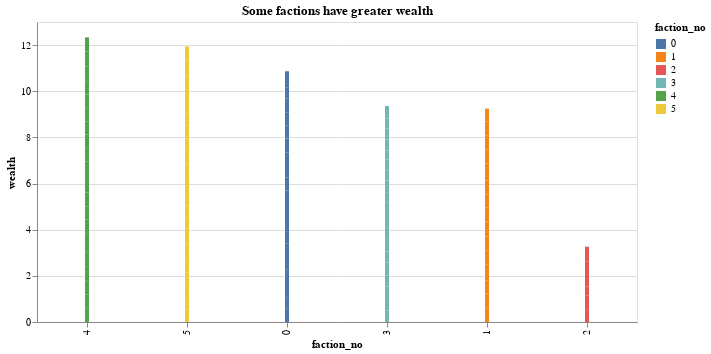

The cell this chart's notebook holds for it:
### Code cell
chart.encode(
            x=alt.X('faction_no:N', sort='-y'),
            y='wealth',
        
            color='faction_no:N').properties(title='Some factions have greater wealth')

### Figure 1 — Vega-Lite specification as saved in the notebook (floating-point values rounded to 4 significant figures)
{"config": {"view": {"continuousWidth": 400, "continuousHeight": 300}}, "data": {"name": "data-2438c41e277667adf8044c5d1604025a"}, "mark": {"type": "bar", "size": 4}, "encoding": {"color": {"type": "nominal", "field": "faction_no"}, "x": {"type": "nominal", "field": "faction_no", "sort": "-y"}, "y": {"type": "quantitative", "field": "wealth"}}, "title": "Some factions have greater wealth", "width": 600, "$schema": "https://vega.github.io/schema/vega-lite/v4.8.1.json", "datasets": {"data-2438c41e277667adf8044c5d1604025a": [{"index": 0, "conformity": 0.457, "literacy": 0.74, "aggression": 0.58, "constitution": 0.228, "faction_no": 0, "industry": 0.404, "wealth": 0.572, "target_score": -0.037}, {"index": 1, "conformity": 0.268, "literacy": 0.651, "aggression": 0.516, "constitution": 0.473, "faction_no": 4, "industry": 0.4945, "wealth": 0.5727, "target_score": 0.216}, {"index": 2, "conformity": 0.181, "literacy": 0.689, "aggression": 0.637, "constitution": 0.478, "faction_no": 4, "industry": 0.5575, "wealth": 0.6232, "target_score": 0.182}, {"index": 3, "conformity": 0.2, "literacy": 0.826, "aggression": 0.435, "constitution": 0.387, "faction_no": 4, "industry": 0.411, "wealth": 0.6185, "target_score": 0.365}, {"index": 4, "conformity": 0.561, "literacy": 0.642, "aggression": 0.443, "constitution": 0.475, "faction_no": 5, "industry": 0.459, "wealth": 0.5505, "target_score": -0.004}, {"index": 5, "conformity": 0.073, "literacy": 0.706, "aggression": 0.344, "constitution": 0.666, "faction_no": 4, "industry": 0.505, "wealth": 0.6055, "target_score": 0.583}, {"index": 6, "conformity": 0.569, "literacy": 0.592, "aggression": 0.498, "constitution": 0.309, "faction_no": 5, "industry": 0.4035, "wealth": 0.4977, "target_score": -0.067}, {"index": 7, "conformity": 0.404, "literacy": 0.807, "aggression": 0.474, "constitution": 0.37, "faction_no": 1, "industry": 0.422, "wealth": 0.6145, "target_score": 0.122}, {"index": 8, "conformity": 0.502, "literacy": 0.629, "aggression": 0.517, "constitution": 0.25, "faction_no": 0, "industry": 0.3835, "wealth": 0.5062, "target_score": -0.019}, {"index": 9, "conformity": 0.42, "literacy": 0.608, "aggression": 0.617, "constitution": 0.265, "faction_no": 0, "industry": 0.441, "wealth": 0.5245, "target_score": -0.037}, {"index": 10, "conformity": 0.247, "literacy": 0.543, "aggression": 0.447, "constitution": 0.416, "faction_no": 3, "industry": 0.4315, "wealth": 0.4873, "target_score": 0.306}, {"index": 11, "conformity": 0.309, "literacy": 0.759, "aggression": 0.673, "constitution": 0.399, "faction_no": 4, "industry": 0.536, "wealth": 0.6475, "target_score": 0.018}, {"index": 12, "conformity": 0.411, "literacy": 0.827, "aggression": 0.736, "constitution": 0.244, "faction_no": 0, "industry": 0.49, "wealth": 0.6585, "target_score": -0.147}, {"index": 13, "conformity": 0.289, "literacy": 0.714, "aggression": 0.723, "constitution": 0.251, "faction_no": 0, "industry": 0.487, "wealth": 0.6005, "target_score": -0.012}, {"index": 14, "conformity": 0.338, "literacy": 0.55, "aggression": 0.5, "constitution": 0.456, "faction_no": 3, "industry": 0.478, "wealth": 0.514, "target_score": 0.162}, {"index": 15, "conformity": 0.307, "literacy": 0.693, "aggression": 0.328, "constitution": 0.44, "faction_no": 3, "industry": 0.384, "wealth": 0.5385, "target_score": 0.365}, {"index": 16, "conformity": 0.58, "literacy": 0.629, "aggression": 0.529, "constitution": 0.404, "faction_no": 5, "industry": 0.4665, "wealth": 0.5477, "target_score": -0.109}, {"index": 17, "conformity": 0.407, "literacy": 0.534, "aggression": 0.469, "constitution": 0.403, "faction_no": 3, "industry": 0.436, "wealth": 0.485, "target_score": 0.124}, {"index": 18, "conformity": 0.529, "literacy": 0.602, "aggression": 0.544, "constitution": 0.433, "faction_no": 5, "industry": 0.4885, "wealth": 0.5453, "target_score": -0.073}, {"index": 19, "conformity": 0.394, "literacy": 0.786, "aggression": 0.462, "constitution": 0.444, "faction_no": 1, "industry": 0.453, "wealth": 0.6195, "target_score": 0.144}, {"index": 20, "conformity": 0.473, "literacy": 0.778, "aggression": 0.433, "constitution": 0.514, "faction_no": 5, "industry": 0.4735, "wealth": 0.6258, "target_score": 0.094}, {"index": 21, "conformity": 0.408, "literacy": 0.788, "aggression": 0.294, "constitution": 0.345, "faction_no": 1, "industry": 0.3195, "wealth": 0.5537, "target_score": 0.298}, {"index": 22, "conformity": 0.356, "literacy": 0.672, "aggression": 0.459, "constitution": 0.4, "faction_no": 3, "industry": 0.4295, "wealth": 0.5508, "target_score": 0.185}, {"index": 23, "conformity": 0.299, "literacy": 0.54, "aggression": 0.603, "constitution": 0.547, "faction_no": 2, "industry": 0.575, "wealth": 0.5575, "target_score": 0.098}, {"index": 24, "conformity": 0.212, "literacy": 0.929, "aggression": 0.652, "constitution": 0.496, "faction_no": 4, "industry": 0.574, "wealth": 0.7515, "target_score": 0.136}, {"index": 25, "conformity": 0.443, "literacy": 0.642, "aggression": 0.538, "constitution": 0.305, "faction_no": 0, "industry": 0.4215, "wealth": 0.5317, "target_score": 0.019}, {"index": 26, "conformity": 0.402, "literacy": 0.907, "aggression": 0.455, "constitution": 0.581, "faction_no": 1, "industry": 0.518, "wealth": 0.7125, "target_score": 0.143}, {"index": 27, "conformity": 0.423, "literacy": 0.837, "aggression": 0.241, "constitution": 0.431, "faction_no": 1, "industry": 0.336, "wealth": 0.5865, "target_score": 0.336}, {"index": 28, "conformity": 0.476, "literacy": 0.553, "aggression": 0.428, "constitution": 0.409, "faction_no": 3, "industry": 0.4185, "wealth": 0.4858, "target_score": 0.096}, {"index": 29, "conformity": 0.451, "literacy": 0.826, "aggression": 0.498, "constitution": 0.337, "faction_no": 1, "industry": 0.4175, "wealth": 0.6218, "target_score": 0.051}, {"index": 30, "conformity": 0.475, "literacy": 0.694, "aggression": 0.556, "constitution": 0.409, "faction_no": 5, "industry": 0.4825, "wealth": 0.5882, "target_score": -0.031}, {"index": 31, "conformity": 0.554, "literacy": 0.762, "aggression": 0.458, "constitution": 0.483, "faction_no": 5, "industry": 0.4705, "wealth": 0.6162, "target_score": -0.012}, {"index": 32, "conformity": 0.345, "literacy": 0.655, "aggression": 0.508, "constitution": 0.348, "faction_no": 3, "industry": 0.428, "wealth": 0.5415, "target_score": 0.147}, {"index": 33, "conformity": 0.375, "literacy": 0.926, "aggression": 0.396, "constitution": 0.338, "faction_no": 1, "industry": 0.367, "wealth": 0.6465, "target_score": 0.229}, {"index": 34, "conformity": 0.387, "literacy": 0.661, "aggression": 0.353, "constitution": 0.361, "faction_no": 3, "industry": 0.357, "wealth": 0.509, "target_score": 0.26}, {"index": 35, "conformity": 0.064, "literacy": 0.766, "aggression": 0.528, "constitution": 0.44, "faction_no": 4, "industry": 0.484, "wealth": 0.625, "target_score": 0.408}, {"index": 36, "conformity": 0.249, "literacy": 0.654, "aggression": 0.513, "constitution": 0.394, "faction_no": 4, "industry": 0.4535, "wealth": 0.5537, "target_score": 0.238}, {"index": 37, "conformity": 0.415, "literacy": 0.684, "aggression": 0.545, "constitution": 0.272, "faction_no": 0, "industry": 0.4085, "wealth": 0.5463, "target_score": 0.04}, {"index": 38, "conformity": 0.503, "literacy": 0.663, "aggression": 0.641, "constitution": 0.314, "faction_no": 0, "industry": 0.4775, "wealth": 0.5703, "target_score": -0.144}, {"index": 39, "conformity": 0.311, "literacy": 0.606, "aggression": 0.512, "constitution": 0.389, "faction_no": 3, "industry": 0.4505, "wealth": 0.5282, "target_score": 0.177}, {"index": 40, "conformity": 0.745, "literacy": 0.899, "aggression": 0.272, "constitution": 0.38, "faction_no": 1, "industry": 0.326, "wealth": 0.6125, "target_score": -0.017}, {"index": 41, "conformity": 0.484, "literacy": 0.681, "aggression": 0.423, "constitution": 0.563, "faction_no": 5, "industry": 0.493, "wealth": 0.587, "target_score": 0.093}, {"index": 42, "conformity": 0.411, "literacy": 0.755, "aggression": 0.434, "constitution": 0.314, "faction_no": 1, "industry": 0.374, "wealth": 0.5645, "target_score": 0.155}, {"index": 43, "conformity": 0.332, "literacy": 0.891, "aggression": 0.281, "constitution": 0.342, "faction_no": 1, "industry": 0.3115, "wealth": 0.6013, "target_score": 0.387}, {"index": 44, "conformity": 0.441, "literacy": 0.762, "aggression": 0.642, "constitution": 0.239, "faction_no": 0, "industry": 0.4405, "wealth": 0.6013, "target_score": -0.083}, {"index": 45, "conformity": 0.349, "literacy": 0.646, "aggression": 0.49, "constitution": 0.422, "faction_no": 3, "industry": 0.456, "wealth": 0.551, "target_score": 0.161}, {"index": 46, "conformity": 0.324, "literacy": 0.538, "aggression": 0.641, "constitution": 0.62, "faction_no": 2, "industry": 0.6305, "wealth": 0.5843, "target_score": 0.035}, {"index": 47, "conformity": 0.215, "literacy": 0.483, "aggression": 0.305, "constitution": 0.468, "faction_no": 3, "industry": 0.3865, "wealth": 0.4347, "target_score": 0.48}, {"index": 48, "conformity": 0.521, "literacy": 0.642, "aggression": 0.423, "constitution": 0.277, "faction_no": 5, "industry": 0.35, "wealth": 0.496, "target_score": 0.056}, {"index": 49, "conformity": 0.307, "literacy": 0.688, "aggression": 0.61, "constitution": 0.468, "faction_no": 4, "industry": 0.539, "wealth": 0.6135, "target_score": 0.083}, {"index": 50, "conformity": 0.71, "literacy": 0.656, "aggression": 0.397, "constitution": 0.449, "faction_no": 5, "industry": 0.423, "wealth": 0.5395, "target_score": -0.107}, {"index": 51, "conformity": 0.437, "literacy": 0.977, "aggression": 0.504, "constitution": 0.48, "faction_no": 1, "industry": 0.492, "wealth": 0.7345, "target_score": 0.059}, {"index": 52, "conformity": 0.441, "literacy": 0.696, "aggression": 0.647, "constitution": 0.323, "faction_no": 0, "industry": 0.485, "wealth": 0.5905, "target_score": -0.088}, {"index": 53, "conformity": 0.464, "literacy": 0.893, "aggression": 0.43, "constitution": 0.255, "faction_no": 1, "industry": 0.3425, "wealth": 0.6178, "target_score": 0.106}, {"index": 54, "conformity": 0.493, "literacy": 0.701, "aggression": 0.532, "constitution": 0.277, "faction_no": 0, "industry": 0.4045, "wealth": 0.5527, "target_score": -0.025}, {"index": 55, "conformity": 0.61, "literacy": 0.712, "aggression": 0.548, "constitution": 0.448, "faction_no": 5, "industry": 0.498, "wealth": 0.605, "target_score": -0.158}, {"index": 56, "conformity": 0.413, "literacy": 0.677, "aggression": 0.379, "constitution": 0.316, "faction_no": 3, "industry": 0.3475, "wealth": 0.5123, "target_score": 0.208}, {"index": 57, "conformity": 0.393, "literacy": 0.663, "aggression": 0.487, "constitution": 0.218, "faction_no": 0, "industry": 0.3525, "wealth": 0.5078, "target_score": 0.12}, {"index": 58, "conformity": 0.357, "literacy": 0.318, "aggression": 0.513, "constitution": 0.449, "faction_no": 2, "industry": 0.481, "wealth": 0.3995, "target_score": 0.13}, {"index": 59, "conformity": 0.431, "literacy": 0.607, "aggression": 0.366, "constitution": 0.145, "faction_no": 3, "industry": 0.2555, "wealth": 0.4313, "target_score": 0.203}, {"index": 60, "conformity": 0.569, "literacy": 0.728, "aggression": 0.504, "constitution": 0.568, "faction_no": 5, "industry": 0.536, "wealth": 0.632, "target_score": -0.073}, {"index": 61, "conformity": 0.229, "literacy": 0.549, "aggression": 0.464, "constitution": 0.347, "faction_no": 3, "industry": 0.4055, "wealth": 0.4773, "target_score": 0.307}, {"index": 62, "conformity": 0.209, "literacy": 0.903, "aggression": 0.571, "constitution": 0.475, "faction_no": 4, "industry": 0.523, "wealth": 0.713, "target_score": 0.22}, {"index": 63, "conformity": 0.495, "literacy": 0.695, "aggression": 0.535, "constitution": 0.546, "faction_no": 5, "industry": 0.5405, "wealth": 0.6178, "target_score": -0.03}, {"index": 64, "conformity": 0.438, "literacy": 0.736, "aggression": 0.434, "constitution": 0.431, "faction_no": 1, "industry": 0.4325, "wealth": 0.5842, "target_score": 0.128}, {"index": 65, "conformity": 0.577, "literacy": 0.678, "aggression": 0.359, "constitution": 0.291, "faction_no": 5, "industry": 0.325, "wealth": 0.5015, "target_score": 0.064}, {"index": 66, "conformity": 0.365, "literacy": 0.733, "aggression": 0.569, "constitution": 0.259, "faction_no": 0, "industry": 0.414, "wealth": 0.5735, "target_score": 0.066}, {"index": 67, "conformity": 0.357, "literacy": 0.703, "aggression": 0.593, "constitution": 0.86, "faction_no": 2, "industry": 0.7265, "wealth": 0.7147, "target_score": 0.05}, {"index": 68, "conformity": 0.486, "literacy": 0.59, "aggression": 0.634, "constitution": 0.412, "faction_no": 5, "industry": 0.523, "wealth": 0.5565, "target_score": -0.12}, {"index": 69, "conformity": 0.454, "literacy": 0.692, "aggression": 0.681, "constitution": 0.406, "faction_no": 0, "industry": 0.5435, "wealth": 0.6178, "target_score": -0.135}, {"index": 70, "conformity": 0.269, "literacy": 0.744, "aggression": 0.49, "constitution": 0.514, "faction_no": 4, "industry": 0.502, "wealth": 0.623, "target_score": 0.241}, {"index": 71, "conformity": 0.545, "literacy": 0.708, "aggression": 0.549, "constitution": 0.242, "faction_no": 0, "industry": 0.3955, "wealth": 0.5517, "target_score": -0.094}, {"index": 72, "conformity": 0.149, "literacy": 0.487, "aggression": 0.432, "constitution": 0.173, "faction_no": 3, "industry": 0.3025, "wealth": 0.3947, "target_score": 0.419}, {"index": 73, "conformity": 0.452, "literacy": 0.561, "aggression": 0.364, "constitution": 0.592, "faction_no": 5, "industry": 0.478, "wealth": 0.5195, "target_score": 0.184}, {"index": 74, "conformity": 0.403, "literacy": 0.705, "aggression": 0.625, "constitution": 0.299, "faction_no": 0, "industry": 0.462, "wealth": 0.5835, "target_score": -0.028}, {"index": 75, "conformity": 0.542, "literacy": 0.691, "aggression": 0.45, "constitution": 0.367, "faction_no": 5, "industry": 0.4085, "wealth": 0.5497, "target_score": 0.008}, {"index": 76, "conformity": 0.438, "literacy": 0.816, "aggression": 0.447, "constitution": 0.373, "faction_no": 1, "industry": 0.41, "wealth": 0.613, "target_score": 0.115}, {"index": 77, "conformity": 0.586, "literacy": 0.796, "aggression": 0.374, "constitution": 0.286, "faction_no": 1, "industry": 0.33, "wealth": 0.563, "target_score": 0.04}, {"index": 78, "conformity": 0.13, "literacy": 0.726, "aggression": 0.443, "constitution": 0.331, "faction_no": 4, "industry": 0.387, "wealth": 0.5565, "target_score": 0.427}, {"index": 79, "conformity": 0.337, "literacy": 0.769, "aggression": 0.49, "constitution": 0.46, "faction_no": 4, "industry": 0.475, "wealth": 0.622, "target_score": 0.173}, {"index": 80, "conformity": 0.708, "literacy": 0.511, "aggression": 0.498, "constitution": 0.38, "faction_no": 5, "industry": 0.439, "wealth": 0.475, "target_score": -0.206}, {"index": 81, "conformity": 0.168, "literacy": 0.696, "aggression": 0.41, "constitution": 0.423, "faction_no": 4, "industry": 0.4165, "wealth": 0.5562, "target_score": 0.422}, {"index": 82, "conformity": 0.535, "literacy": 0.797, "aggression": 0.509, "constitution": 0.447, "faction_no": 5, "industry": 0.478, "wealth": 0.6375, "target_score": -0.044}, {"index": 83, "conformity": 0.151, "literacy": 0.604, "aggression": 0.686, "constitution": 0.329, "faction_no": 4, "industry": 0.5075, "wealth": 0.5557, "target_score": 0.163}, {"index": 84, "conformity": 0.305, "literacy": 0.576, "aggression": 0.254, "constitution": 0.456, "faction_no": 3, "industry": 0.355, "wealth": 0.4655, "target_score": 0.441}, {"index": 85, "conformity": 0.505, "literacy": 0.277, "aggression": 0.548, "constitution": 0.4, "faction_no": 2, "industry": 0.474, "wealth": 0.3755, "target_score": -0.053}, {"index": 86, "conformity": 0.51, "literacy": 0.741, "aggression": 0.557, "constitution": 0.509, "faction_no": 5, "industry": 0.533, "wealth": 0.637, "target_score": -0.067}, {"index": 87, "conformity": 0.221, "literacy": 0.779, "aggression": 0.516, "constitution": 0.422, "faction_no": 4, "industry": 0.469, "wealth": 0.624, "target_score": 0.263}, {"index": 88, "conformity": 0.373, "literacy": 0.601, "aggression": 0.465, "constitution": 0.272, "faction_no": 3, "industry": 0.3685, "wealth": 0.4848, "target_score": 0.162}, {"index": 89, "conformity": 0.477, "literacy": 0.602, "aggression": 0.872, "constitution": 0.442, "faction_no": 2, "industry": 0.657, "wealth": 0.6295, "target_score": -0.349}, {"index": 90, "conformity": 0.319, "literacy": 0.518, "aggression": 0.42, "constitution": 0.252, "faction_no": 3, "industry": 0.336, "wealth": 0.427, "target_score": 0.261}, {"index": 91, "conformity": 0.303, "literacy": 0.654, "aggression": 0.533, "constitution": 0.462, "faction_no": 4, "industry": 0.4975, "wealth": 0.5757, "target_score": 0.164}, {"index": 92, "conformity": 0.537, "literacy": 0.759, "aggression": 0.548, "constitution": 0.331, "faction_no": 0, "industry": 0.4395, "wealth": 0.5993, "target_score": -0.085}, {"index": 93, "conformity": 0.311, "literacy": 0.792, "aggression": 0.446, "constitution": 0.482, "faction_no": 4, "industry": 0.464, "wealth": 0.628, "target_score": 0.243}, {"index": 94, "conformity": 0.273, "literacy": 0.728, "aggression": 0.7, "constitution": 0.444, "faction_no": 4, "industry": 0.572, "wealth": 0.65, "target_score": 0.027}, {"index": 95, "conformity": 0.416, "literacy": 0.666, "aggression": 0.419, "constitution": 0.417, "faction_no": 3, "industry": 0.418, "wealth": 0.542, "target_score": 0.165}, {"index": 96, "conformity": 0.456, "literacy": 0.702, "aggression": 0.462, "constitution": 0.074, "faction_no": 0, "industry": 0.268, "wealth": 0.485, "target_score": 0.082}, {"index": 97, "conformity": 0.369, "literacy": 0.814, "aggression": 0.717, "constitution": 0.433, "faction_no": 0, "industry": 0.575, "wealth": 0.6945, "target_score": -0.086}, {"index": 98, "conformity": 0.553, "literacy": 0.773, "aggression": 0.446, "constitution": 0.483, "faction_no": 5, "industry": 0.4645, "wealth": 0.6188, "target_score": 0.001}, {"index": 99, "conformity": 0.215, "literacy": 0.695, "aggression": 0.412, "constitution": 0.669, "faction_no": 4, "industry": 0.5405, "wealth": 0.6178, "target_score": 0.373}]}}
